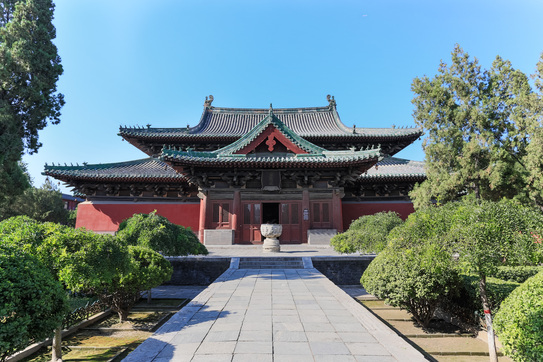
#> input picture python-notebooks/test.jpg, 543 x 362 px, found by its file name
$ python smoothing_entropy.py
#> lines starting #> are read from the running program, lines starting #| are printed output that depends on the picture
### python-notebooks/src/intensity_entropy.py
#!/usr/bin/env python
# coding: utf-8

# # Intensity-level entropy

# Given a discrete random variable $X$ with support $\mathcal{X}$, the *Shannon entropy* is
# $$
# H = \sum_{x \in \mathcal{X}} -P(x) \ln P(x).
# $$
# The *intensity-level entropy* is the Shannon entropy of the empirical distribution of intensity values. Since we are usually dealing with 8-bit image data, we will usually measure the intensity entropy in *bits*.

import numpy as np


def shannon_entropy(h):
    """The Shannon entropy in bits"""
    return -sum(p*np.log2(p) if p > 0 else 0 for p in h)

def intensity_distribution(data, upper=256):
    """The intensity distribution of 8-bit `data`."""
    hist, _ = np.histogram(data, bins=range(upper+1), density=True)
    return hist

def intensity_entropy(data, upper=256):
    """The intensity-level entropy of 8-bit image data"""
    return shannon_entropy(intensity_distribution(data, upper))

def intensity_expected(f, data):
    """The intensity-distribution expected value of `f`."""
    return sum(p*f(p) for p in intensity_distribution(data))

### python-notebooks/src/utilities.py
#!/usr/bin/env python
# coding: utf-8

# # Utilities

import numpy as np


def uniform(n):
    return np.array([1] * n) / n

def rescale(data):
    b = np.max(data)
    a = np.min(data)
    return (b - data) / (b - a)

### python-notebooks/src/smoothing_entropy.py
#!/usr/bin/env python
# coding: utf-8

# # Effect of smoothing on intensity-level entropy

import numpy as np
import numpy.linalg as linalg
import matplotlib.pyplot as plt
from PIL import Image, ImageFilter, ImageOps
from src.utilities import *
from src.intensity_entropy import *


# ## Natural image

img = ImageOps.grayscale(Image.open('test.jpg'))
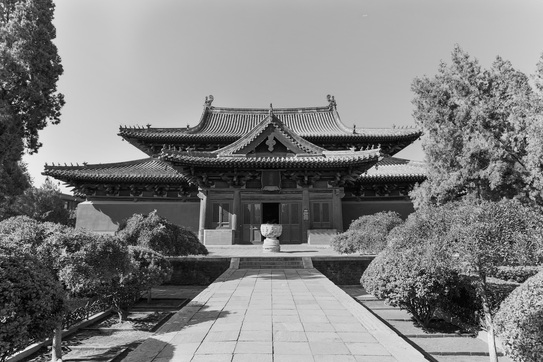
#> img: PIL image 543x362 L; min 0, max 251, mean 127.9
scale = max(np.shape(img))
#> scale = 543
data = np.array(img)
img


intensity_entropy(img)
#> in intensity_distribution, `hist, _ = np.histogram(data, bins=range(upper+1), density=True)`: hist = 256 values, max 0.0179 at index 176, min 0 at index 250, mean 0.00391


# The problem with the intensity entropy is that it is usually near maximum (8 bits for these grayscale images).

def intensity_blur(img, scales, display=True):
#> called with scales = array of shape (50,), display = False
    scale = max(np.shape(img))
#> scale = 543

    results = []
    for k in scales:
        simg = img.filter(ImageFilter.GaussianBlur(k * scale))
        data = np.array(simg)
        ihist, ibins = np.histogram(data, bins=range(256+1), density=True)
        S = shannon_entropy(ihist)
        if display:
            hist = plt.hist(ibins[:-1], ibins, weights=ihist, alpha=0.5)
            results.append((k, simg, hist, S))
        else:
            results.append((k, S))
#> this loop made 50 passes
#> (k, S) on passes 2 to 13: (0.0306, 7.19), (0.0612, 7.04), (0.0918, 6.87), (0.122, 6.67), (0.153, 6.43), (0.184, 6.21), (0.214, 6.02), (0.245, 5.88), (0.276, 5.79), (0.306, 5.75), (0.337, 5.68), (0.367, 5.6)
#> S on pass 1: 7.51
#> after the loop, results = 50 pairs, first value 0 to 1.5, second value 1.79 to 7.51

    if display:
        plt.axvline(x=np.mean(np.array(img)))

    return results


results = intensity_blur(img, np.linspace(0, 1.5, num=50), False)

plt.plot(*np.transpose(results), 'o-')
plt.ylim((0, 8))
plt.xlabel = "Smoothing"
plt.ylabel = "Intensity Entropy (bits)"


rimgs = [img for _, img, _, _ in intensity_blur(img, [0, 0.01, 0.05, 0.125, 0.25, 0.5])]
#> call 2 of intensity_blur, with display = True
#> the loop in intensity_blur (call 2), `for k in scales:` made 6 passes
#> S on passes 1 to 6: 7.51, 7.39, 7.12, 6.65, 5.86, 5.18
#> after the loop in intensity_blur (call 2), `for k in scales:`:
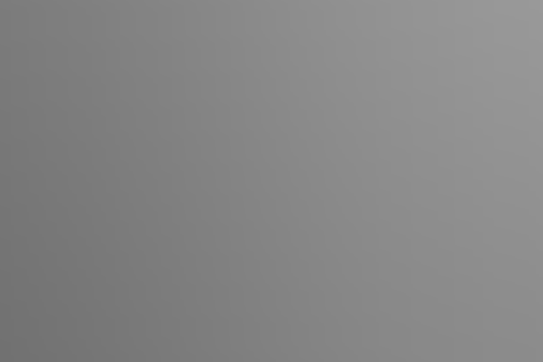
#> data: shape (362, 543); min 113, max 153, mean 133.4
#> after the loop in intensity_blur (call 2), `for k in scales:`: results = 6 items
#> rimgs = 6 items
plt.show()
#> figure, not shown here; tallest bar 0.0179 high, from x = 176 to 177; tallest bar 0.0203 high, from x = 199 to 200; tallest bar 0.0203 high, from x = 176 to 177; curve peaks at x = 0, y = 7.51


_, axarr = plt.subplots(1, len(rimgs))
for i, subimg in enumerate(rimgs):
    axarr[i].imshow(subimg, cmap='gray')
#> this loop made 6 passes
plt.show()


# ## Random pixel values

rsize = 250
randimg = Image.fromarray((256*np.random.rand(*2*[rsize])).astype('uint8'))
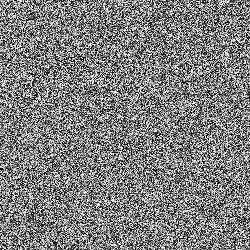
#> randimg: PIL image 250x250 L; min 0, max 255, mean 127
randimg


# ### Beware: GIGO
# The boundary effects and discrete kernel of `ImageFilter.GaussianBlur` renders the data unreliable after the "minimum" of the intensity entropy with smoothing. This is immediately clear after even small smoothing for random pixel values, since there are no spatial correlations.

results = intensity_blur(randimg, np.linspace(0, 0.3, num=75), False)
#> results = 75 pairs, first value 0 to 0.3, second value 1.9 to 8

plt.plot(*np.transpose(results), 'o-')
plt.ylim((0, 8))
plt.xlabel = "Smoothing"
plt.ylabel = "Intensity Entropy (bits)"


rimgs = [img for _, img, _, _ in intensity_blur(randimg, [0.01, 0.05, 0.25])]
#> the loop in intensity_blur (call 4), `for k in scales:` made 3 passes
#> S on passes 1 to 3: 5.09, 3.11, 1.94
#> pass 2, in intensity_blur (call 4), `simg = img.filter(ImageFilter.GaussianBlur(k * scale))`:
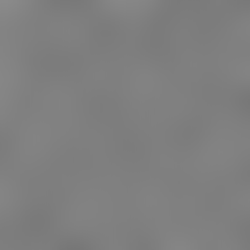
#> simg: PIL image 250x250 L; min 119, max 138, mean 127
#> after the loop in intensity_blur (call 4), `for k in scales:`: results = 3 items
#> rimgs = 3 items


plt.show()
#> figure, not shown here; tallest bar 0.0486 high, from x = 127 to 128; tallest bar 0.214 high, from x = 127 to 128; tallest bar 0.396 high, from x = 127 to 128; curve peaks at x = 0, y = 8


_, axarr = plt.subplots(1, len(rimgs))
for i, subimg in enumerate(rimgs):
    axarr[i].imshow(subimg, cmap='gray')
#> this loop made 3 passes
plt.show()


# The rightmost image should be uniform: the renormalization emphasizes incorrect deviations. These are what keep the intensity entropy from vanishing.

# ## Comparing different levels of smoothing

# Is composing $n$ Gaussian blurs with variance $\sigma^2$ the same as doing one with variance $n\sigma^2$ (considering the boundary effects and discrete kernel)?

nsmooths = 10
cimg = img
oneimg = cimg.filter(ImageFilter.GaussianBlur(np.sqrt(nsmooths)*2))
oneimg


nimg = cimg
for _ in range(nsmooths):
    nimg = nimg.filter(ImageFilter.GaussianBlur(2))
#> this loop made 10 passes
#> pass 1, `nimg = nimg.filter(ImageFilter.GaussianBlur(2))`:
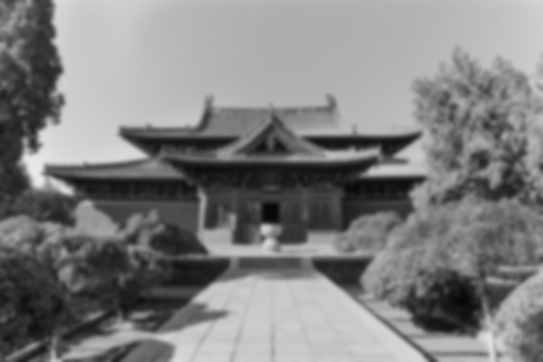
#> nimg: PIL image 543x362 L; min 6, max 233, mean 127.9
nimg


# Answer: **No**

# The differences between results at different scales can be pretty wack.

Image.fromarray((255*rescale(np.array(nimg) - np.array(oneimg))).astype('uint8'))
#> in rescale, `b = np.max(data)`: b = 255
#> in rescale, `a = np.min(data)`: a = 0


smimg = img
smdiff = np.array(smimg.filter(ImageFilter.GaussianBlur(2))) - np.array(smimg.filter(ImageFilter.GaussianBlur(100)))
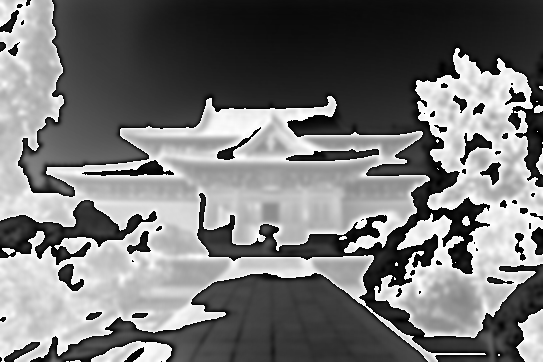
#> smdiff: shape (362, 543); min 0, max 255, mean 117.7
diffimg = Image.fromarray((255 * rescale(smdiff)).astype('uint8'))
#> in rescale (call 2), `return (b - data) / (b - a)`:
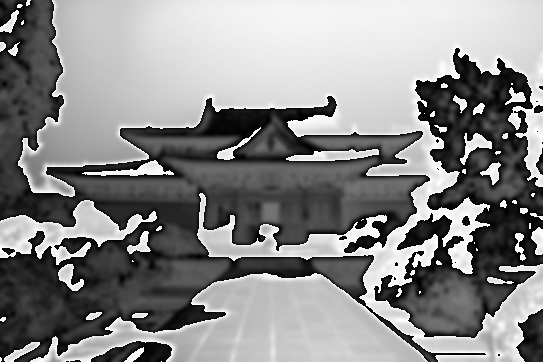
#> returned value: shape (362, 543) float64; min 0, max 1, mean 0.539
diffimg
